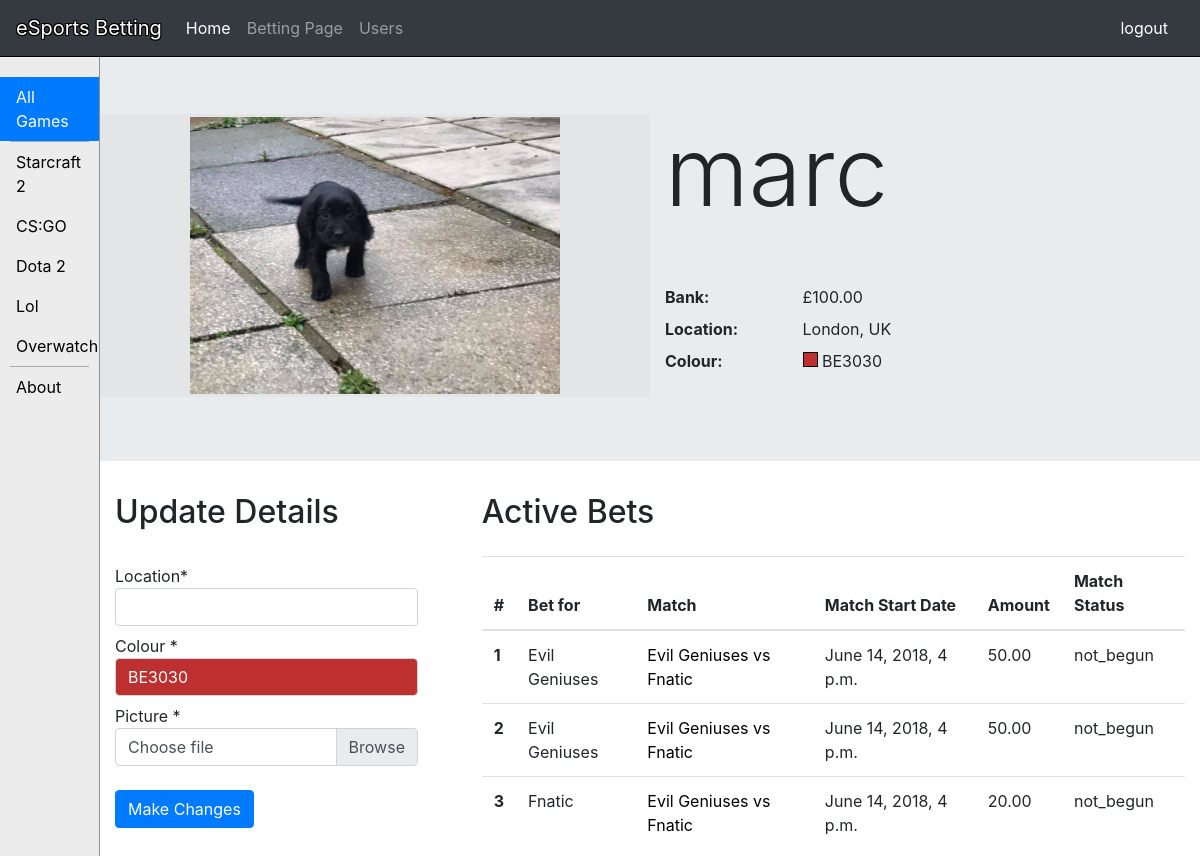
The app's page /profiles/marc/ (signed in) with its own data.
### profiles/models.py (models this page shows, shortened)
class Profile(models.Model):
    user = models.OneToOneField(User, on_delete=models.PROTECT)
    location = models.CharField(max_length=120, null=True, blank=True)
    picture = models.ImageField(upload_to=upload_location,null=True,blank=True)
    colour = models.CharField(max_length=7, null=False, blank=False, default="D3D3D3")
    bank = models.DecimalField(max_digits=6, decimal_places=2, default=0)

### userbetting/models.py (models this page shows, shortened)
class Bet(models.Model):
    bet_id = models.AutoField(primary_key=True)
    user = models.ForeignKey(User, on_delete=models.PROTECT)
    game = models.ForeignKey(Game, on_delete=models.PROTECT)
    chosen_team = models.ForeignKey(Team, on_delete=models.PROTECT)
    amount = models.DecimalField(max_digits=6, decimal_places=2, default=0)
    created = models.DateTimeField(editable=False)
    modified = models.DateTimeField(editable=False)

class Team(models.Model):
    team_id = models.AutoField(primary_key=True)
    name = models.CharField(max_length=200, unique=True, null=False)
    picture = models.ImageField(upload_to="teamLogos", null=True, blank=True)
    colour = models.CharField(max_length=7, null=False, blank=False, default="#D3D3D3")
    def __str__(self):
        return self.name

class Game(models.Model):
    game_id = models.AutoField(primary_key=True)
    team_a = models.ForeignKey(Team, on_delete=models.PROTECT, related_name='%(class)s_team_a')
    team_b = models.ForeignKey(Team, on_delete=models.PROTECT, related_name='%(class)s_team_b')
    videogame = models.CharField(max_length=30,
                              choices=availiable_games,
                              default="cs:go")
    game_date = models.DateTimeField('Game start date')
    winning_team = models.CharField(max_length=60, unique=False, blank=True, null=True)
    twitch_url =  models.URLField(max_length=200, unique=True, blank=True, null=True)
    expected_duration = models.DurationField(default=timedelta(minutes=2))
    not_begun = "not_begun"
    starting = "starting"
    ongoing = "ongoing"
    finished_not_confirmed = "finished_not_confirmed"
    finished_confirmed = "finished_confirmed"
    availiable_statuses = ((not_begun, "Not begun"),
                           (starting, "Starting"),
                           (ongoing, "Ongoing"),
                           (finished_not_confirmed, "Finished - Not yet confirmed"),
                           (finished_confirmed, "Finished - Confirmed"))
    status = models.CharField(max_length=30,
                              choices=availiable_statuses,
                              default=not_begun)

### profiles/views.py (the view)
# urls.py: path('<username>/', views.profile_view, name='profile'),
def profile_view(request, username):
    user = get_object_or_404(User, username=username)
    profile, created = Profile.objects.get_or_create(user=user)
    qs = user.bet_set.all().order_by('-game__game_date')
    qs = qs.exclude(game__status='finished_confirmed')
    if request.method == 'POST':
        form = ProfileForm(request.POST, request.FILES)
        if form.is_valid():
            location = form.cleaned_data['location']
            picture = form.cleaned_data['picture']
            colour = form.cleaned_data['colour']
            profile.location = location
            profile.picture = picture
            profile.colour = colour
            profile.save()
            return HttpResponseRedirect('')
    else:
        form = ProfileForm()
    context = {
        "profile":profile,
        "form":form,
        "qs":qs,
    }
    return render(request, "profiles/profile_view.html", context)

### profiles/forms.py
class ProfileForm(forms.Form):
    location = forms.CharField(max_length=120)
    picture = forms.ImageField()
    colour = forms.CharField(
        max_length=7,
        widget=forms.TextInput(
            attrs={
                "class": "jscolor",
                "value": "AB2567"
            }
        )
    )
    def __init__(self, *args, **kwargs):
        super(ProfileForm, self).__init__(*args, **kwargs)
        self.helper = FormHelper()
        self.form_tag = False
        self.helper.layout = Layout(
            Field('location', css_class='input-xlarge'),
            Field('colour', css_class='jscolor'),
            Div(Field('picture', css_class='custom-file-input'), css_class="custom-file"),
            FormActions(
                Submit('save_changes', 'Save changes', css_class="btn btn-primary"),
            )
        )

### profiles/templates/profiles/profile_view.html (shortened to what this page needs)
{% extends "base.html" %}
{% load crispy_forms_tags %}
{% load static %}
{% block jumbotron %}
<div class="jumbotron jumbotron-fluid" id="jumbo">
    <div class="container">
    <div class="row">
    <div class="col-md-6" style="background-color: #e4e5e6;">
        {%  if profile.picture %}
            <img src="{{ profile.picture.url }}"/>
        {% endif %}
    </div>
    <div class="col-md-6">
        <h1 class="display-1">{{ profile.user }}</h1><br><br>
        <dl class="row">
          <dt class="col-sm-3">Bank:</dt>
          <dd class="col-sm-9">£{{ profile.bank }}</dd>
          <dt class="col-sm-3">Location:</dt>
          <dd class="col-sm-9">{{ profile.location }}</dd>
          <dt class="col-sm-3">Colour:</dt>
          <dd class="col-sm-9">
              <div style="width:15px;height:15px;border:1px solid #000;display: inline-block;background-color: #{{ profile.colour }};"></div>
              {{ profile.colour }}
          </dd>
    </div>
    </div>
    </div>
</div>
{% endblock %}
{% block content %}
    {% if user == profile.user %}
    <div class="row">
    <div class="col-md-4">
        <h2 style="margin-bottom: 1.5rem;">
            Update Details
        </h2>
        <form enctype="multipart/form-data" method='POST' action='{% url "profiles:profile" profile.user %}'>{% csrf_token %}
            <div id="div_id_location" class="control-group"> <label for="id_location" class="control-label requiredField">
                Location<span class="asteriskField">*</span> </label>
                <div class="controls">
                    <input type="text" name="location" maxlength="120" class="input-xlarge form-control" required id="id_location" style="width: 90%;"/>
                </div>
            </div>
            <div id="div_id_colour" class="control-group">
                <label for="id_colour" class="control-label requiredField">
                Colour
                <span class="asteriskField">*</span>
                </label>
                <div class="controls">
                <input type="text" name="colour" class="jscolor form-control" value="AB2567" maxlength="7" required id="id_colour" style="width: 90%;"/>
                </div>
            </div>
            <div id="div_id_picture" class="control-group">
                <label for="id_picture" class="control-label requiredField">
                Picture
                <span class="asteriskField">*</span>
                </label>
            <div class="custom-file" style="width: 90%;">
              <label class="custom-file-label" for="id_picture" style="margin-top: 0px;overflow: hidden;">Choose file</label>
            </div>
            </div>
            <br>
            <button type="submit" class="btn btn-primary"> Make Changes</button>
        </form>
    </div>
    <div class="col-md-8">
        <h2 style="margin-bottom: 1.5rem;">
            Active Bets
        </h2>
    <div class="span3">
        <table class="table table-hover">
          <thead>
            <tr>
              <th scope="col">#</th>
              <th scope="col">Bet for</th>
              <th scope="col">Match</th>
              <th scope="col">Match Start Date</th>
              <th scope="col">Amount</th>
              <th scope="col">Match Status</th>
            </tr>
          </thead>
          <tbody>
          {%  for bet in qs %}
            <tr>
              <th scope="row">{{ forloop.counter }}</th>
              <td>{{ bet.chosen_team }}</td>
              <td><a href={% url 'userBetting:detail' bet.game.game_id %}>{{ bet.game.team_a }} vs {{ bet.game.team_b }}</a></td>
              <td>{{ bet.game.game_date }}</td>
              <td>{{ bet.amount }}</td>
              <td>{{ bet.game.status }}</td>
            </tr>
          {% endfor %}
          </tbody>
        </table>
    </div>
    </div>
    </div>
    {% endif %}
{% endblock %}

### static/css/custom.css (style rules this page uses)
body { padding-top: 50px; }
label { margin-bottom: 0px; margin-top: .5rem; }
.span3 { height: 300px !important; overflow: auto; }
a { color:black; }

### profiles/templates/profiles/profile_view.html (style rules this page uses)
img { max-height: 98%; max-width: 98%; width: auto; height: auto; position: absolute; top: 0; bottom: 0; left: 0; right: 0; margin: auto; }

### records on screen
Profile: picture (picture), user "marc", bank "100.00", location "London, UK", colour "BE3030"
Bet: chosen_team "Evil Geniuses", game.team_a "Evil Geniuses", game.team_b "Fnatic", game.game_date "June 14, 2018, 4 p.m.", amount "50.00", game.status "not_begun"
Bet: chosen_team "Evil Geniuses", game.team_a "Evil Geniuses", game.team_b "Fnatic", game.game_date "June 14, 2018, 4 p.m.", amount "50.00", game.status "not_begun"
Bet: chosen_team "Fnatic", game.team_a "Evil Geniuses", game.team_b "Fnatic", game.game_date "June 14, 2018, 4 p.m.", amount "20.00", game.status "not_begun"
